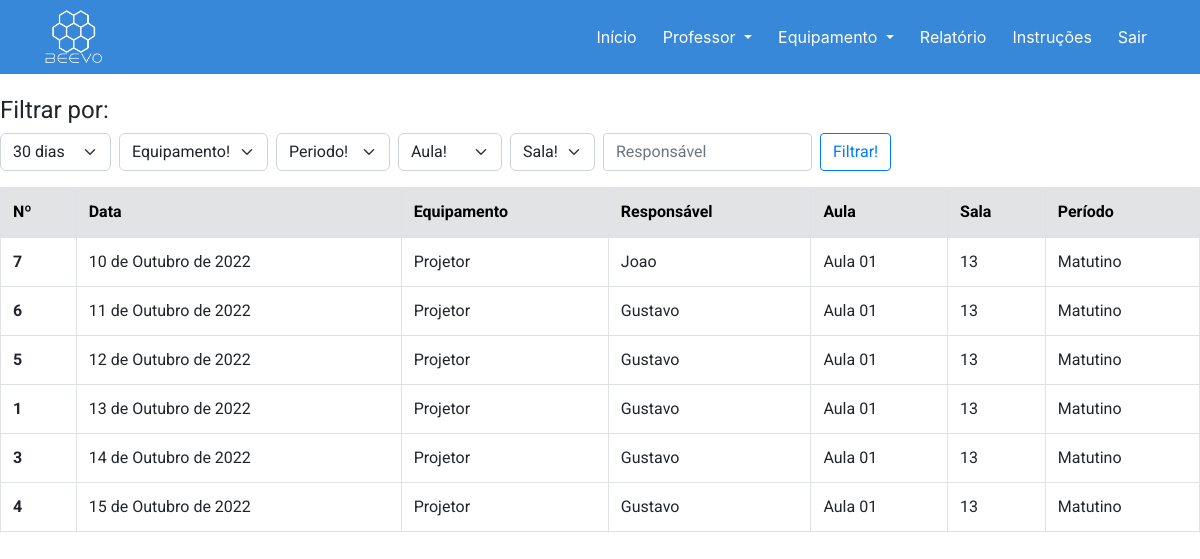
Screenshot of /relatorio/ (signed in) with the database file from the repository.
### agendamento/models.py (models this page shows)
class Agendamento(models.Model):
    data = models.DateField()
    aula = models.ForeignKey(Aula, on_delete=models.DO_NOTHING)
    periodo = models.ForeignKey(Periodo, on_delete=models.DO_NOTHING, default=1)
    equipamento = models.ForeignKey(Equipamento, on_delete=models.DO_NOTHING, default=1)
    responsavel = models.ForeignKey(User, on_delete=models.DO_NOTHING)
    motivo = models.TextField(blank=True)
    sala = models.ForeignKey(Sala, on_delete=models.DO_NOTHING)

class Equipamento(models.Model):
    nome = models.CharField(max_length=25)
    ativo = models.BooleanField(default=1)
    def __str__(self):
        return self.nome

class Aula(models.Model):
    nome = models.CharField(max_length=10)
    def __str__(self):
        return self.nome

class Sala(models.Model):
    numero_sala = models.IntegerField()
    def __str__(self):
        return str(self.numero_sala)

class Periodo(models.Model):
    nome = models.CharField(max_length=20)
    def __str__(self):
        return self.nome

### relatorio/views.py (the view)
# urls.py: path('', home),
@login_required(login_url='/auth/login/')
def home(request):
    if request.user.is_staff:
        bd = Agendamento.objects.all()
        filter_day = request.GET.get('date')
        equipamento = request.GET.get('equipamento')
        responsavel = request.GET.get('responsavel')
        aula = request.GET.get('aula')
        sala = request.GET.get('sala')
        periodo = request.GET.get('periodo')
        if periodo is not None and periodo != 'None':
            bd = bd.filter(periodo_id=periodo)
        if sala is not None and sala != 'None':
            bd = bd.filter(sala_id=sala)
        if aula is not None and aula != 'None':
            bd = bd.filter(aula_id=aula)
        if responsavel is not None and responsavel != 'None':
            bd = bd.filter(responsavel_id=responsavel)
        if equipamento is not None and equipamento != 'None':
            bd = bd.filter(equipamento_id=equipamento)
        if not filter_day or filter_day == 'None' or filter_day is None:
            filter_day = 30
        bd = bd.filter(data__range=[timezone.localdate() - timedelta(int(filter_day)),
                                    timezone.localdate() + timedelta(int(filter_day))]).order_by('data')
        return render(request, 'relatorio/index.html', {'agendamento': bd,
                                                        'equipamento': Equipamento.objects.all().order_by('nome'),
                                                        'aula': Aula.objects.all(),
                                                        'sala': Sala.objects.all(),
                                                        'periodo': Periodo.objects.all(),
                                                        'periodo_id': periodo,
                                                        'aula_id': aula,
                                                        'sala_id': sala,
                                                        'equipamento_id': equipamento,
                                                        'dia': filter_day})
    else:
        return render(request, 'error/negado.html')

### templates/relatorio/index.html (shortened to what this page needs)
<!doctype html>
{% load static %}
<html lang="pt-br">
  <head>
    <link href="https://cdn.jsdelivr.net/npm/bootstrap@5.2.1/dist/css/bootstrap.min.css" rel="stylesheet">
  </head>
  <body>
    {% include 'partials/nav_full.html' %}
    <main>
        <br><br>
        <form action="" class="flex-row">
            <h4>Filtrar por:</h4>
            <div class="d-flex">
                <div class="col-auto pr-0 pl-0">
                  <select class="form-select w-100" name="date" id="dia">
                    <option selected value="30">30 dias</option>
                  </select>
                </div>
                <div class="col-auto pr-0 pl-2">
                  <select class="form-select w-100" name="equipamento" id="equipamento">
                    <option selected value="None">Equipamento! </option>
                  </select>
                </div>
                <div class="col-auto pr-0 pl-2">
                  <select class="form-select w-100" name="periodo" id="periodo">
                    <option selected value="None">Periodo!</option>
                  </select>
                </div>
                <div class="col-auto pr-0 pl-2">
                  <select class="form-select w-100" name="aula" id="aula">
                    <option selected value="None">Aula!</option>
                  </select>
                </div>
                <div class="col-auto pr-0 pl-2">
                  <select class="form-select w-100" name="sala" id="sala">
                    <option selected value="None">Sala!</option>
                  </select>
                </div>
                    <div class="mb-3 col-auto pr-0 pl-2">
                      <input type="text" id="filtro-input" class="form-control" placeholder="Responsável">
                </div>
                <div class="col-auto pl-2">
                    <input type="submit" value="Filtrar!" class="btn btn-outline-primary">
                </div>
            </div>
        </form>
        <table class="table table-hover table-bordered" id="tabela">
          <thead class="table-secondary">
            <tr>
              <th scope="col">Nº</th>
              <th scope="col">Data</th>
              <th scope="col">Equipamento</th>
              <th scope="col">Responsável</th>
              <th scope="col">Aula</th>
              <th scope="col">Sala</th>
              <th scope="col">Período</th>
            </tr>
          </thead>
          <tbody>
          {% for i in agendamento %}
            <tr>
              <th scope="row">{{ i.id }}</th>
              <td>{{ i.data }}</td>
              <td>{{ i.equipamento }}</td>
              <td>{{ i.responsavel }}</td>
              <td>{{ i.aula }}</td>
              <td>{{ i.sala }}</td>
              <td>{{ i.periodo }}</td>
            </tr>
          {% endfor %}
          </tbody>
        </table>
    </main>
  </body>
</html>

### templates/partials/nav_full.html (shortened to what this page needs)
<!DOCTYPE html>
{% load static %}
<html lang="pt-br">
  <head>
      <link rel="stylesheet" href="{% static 'partials/style.css' %}">
    <link rel="stylesheet" href="https://stackpath.bootstrapcdn.com/bootstrap/4.1.3/css/bootstrap.min.css">
    <link rel="stylesheet" href="https://use.fontawesome.com/releases/v5.3.1/css/all.css">
  </head>
  <body>
    <header>
      <nav class="navbar navbar-expand-md navbar-light fixed-top navbar-transparente">
        <div class="container">
          <a href="/" class="navbar-brand">
            <img src="{% static 'img/BRANCO.png' %}" width="58">
          </a>
          <div class="collapse navbar-collapse" id="nav-principal">
            <ul class="navbar-nav ml-auto">
              <li class="nav-item">
                <a href="/" class="nav-link">Início</a>
              </li>
              <li class="nav-item dropdown">
                <a class="nav-link dropdown-toggle" href="" id="navbarDropdownMenuLink" data-toggle="dropdown" aria-haspopup="true" aria-expanded="false">
                  Professor
                </a>
              </li>
              <li class="nav-item dropdown">
                <a class="nav-link dropdown-toggle" href="" id="navbarDropdownMenuLink" data-toggle="dropdown" aria-haspopup="true" aria-expanded="false">
                  Equipamento
                </a>
              </li>
              <li class="nav-item">
                <a href="/relatorio/" class="nav-link">Relatório</a>
              </li>
              <li class="nav-item">
                <a href="/instrucoes/" class="nav-link">Instruções</a>
              </li>
              <li class="nav-item">
                <a href="/auth/logout/" class="nav-link">Sair</a>
              </li>
            </ul>
          </div>
        </div>
      </nav>
    </header>
    <br>
    <br>
  </body>
</html>

### agendamento/static/partials/style.css (style rules this page uses)
nav.navbar-transparente { padding: 5px 0px; background: #3788d8; }
.navbar-light .navbar-nav .nav-link { color: white; transition: all 1s cubic-bezier(0.075, 0.82, 0.165, 1); }
.navbar-nav { gap: 10px; font-size: 16px; }

### templates/relatorio/index.html (style rules this page uses)
form h4 { font-family: 'Roboto', sans-serif; font-weight: 400; }
main { font-family: 'Roboto', sans-serif; }

### templates/partials/nav_full.html (style rules this page uses)
.navbar-light .navbar-nav .nav-link { color: white; }

### rows the page displays
Agendamento: id "7", data "10 de Outubro de 2022", equipamento "Projetor", responsavel "Joao", aula "Aula 01", sala "13", periodo "Matutino"
Agendamento: id "6", data "11 de Outubro de 2022", equipamento "Projetor", responsavel "Gustavo", aula "Aula 01", sala "13", periodo "Matutino"
Agendamento: id "5", data "12 de Outubro de 2022", equipamento "Projetor", responsavel "Gustavo", aula "Aula 01", sala "13", periodo "Matutino"
Agendamento: id "1", data "13 de Outubro de 2022", equipamento "Projetor", responsavel "Gustavo", aula "Aula 01", sala "13", periodo "Matutino"
Agendamento: id "3", data "14 de Outubro de 2022", equipamento "Projetor", responsavel "Gustavo", aula "Aula 01", sala "13", periodo "Matutino"
Agendamento: id "4", data "15 de Outubro de 2022", equipamento "Projetor", responsavel "Gustavo", aula "Aula 01", sala "13", periodo "Matutino"
